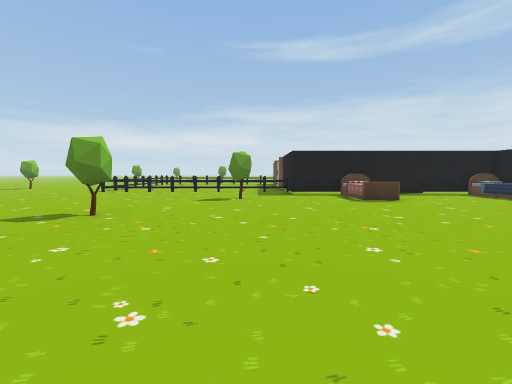
view 1 (above)

18 first-person views from a walk through a Unity game level. The camera is 1.5 m above the floor, tilts 4° down and sees 90° across. The floor is counted in squares, 2 m on a side. Each view is taken from the middle of a square. On the plan, view 1 faces up. The plan holds only what a view shows up to about 9 squares ahead; the rest is blank. The place goes on beyond the plan. Some surface patterns are stand-ins.

view 2
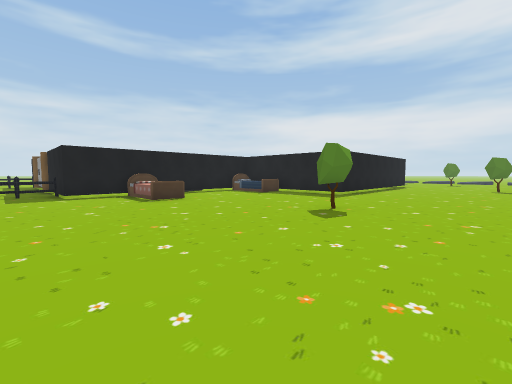

view 3
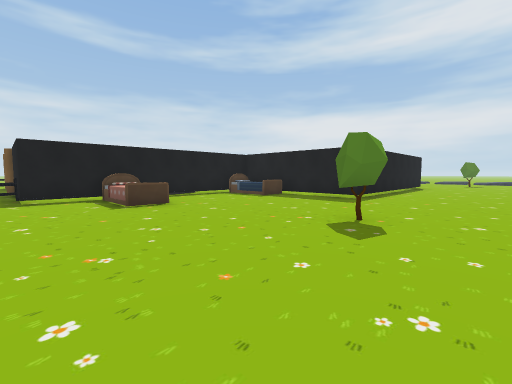

view 4
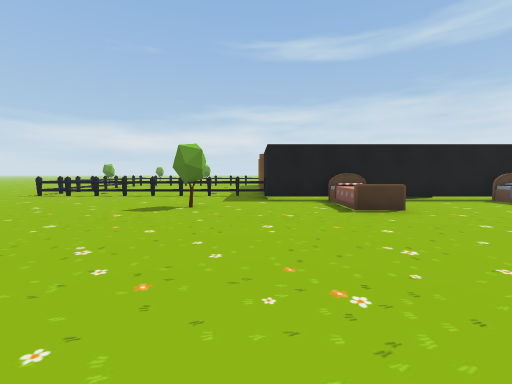

view 5
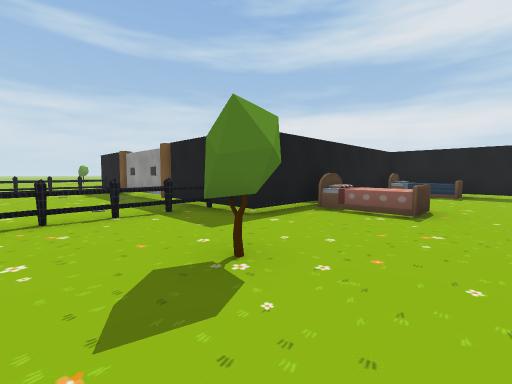

view 6
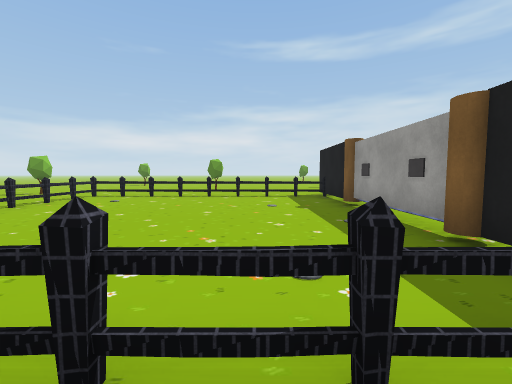

view 7
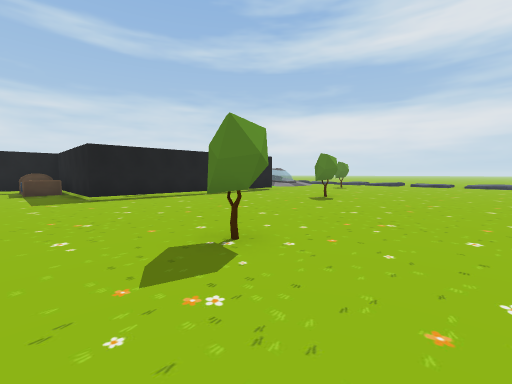

view 8
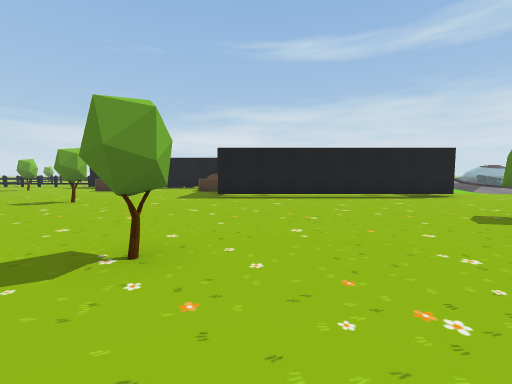

view 9
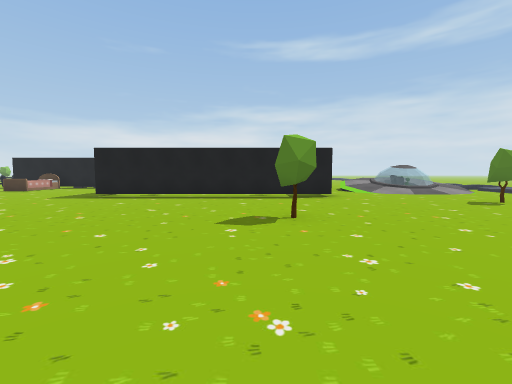

view 10
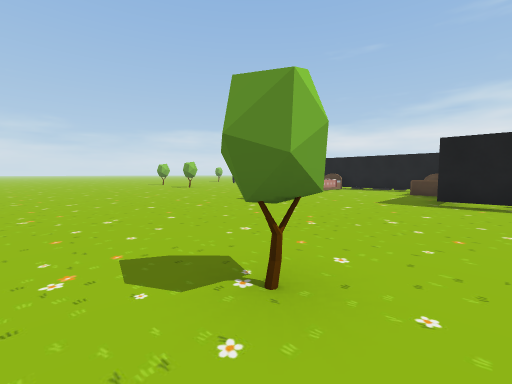

view 11
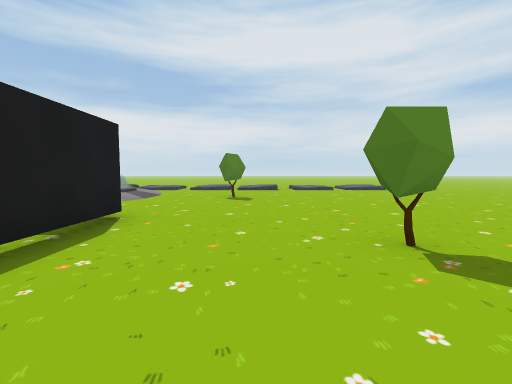

view 12
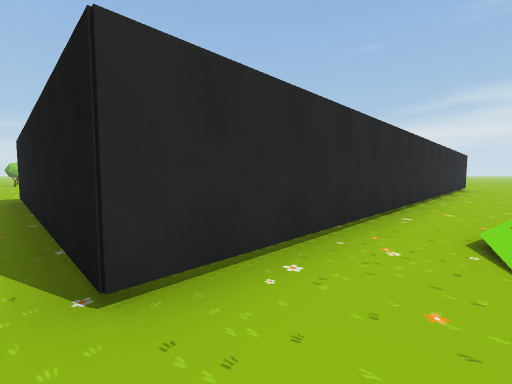

view 13
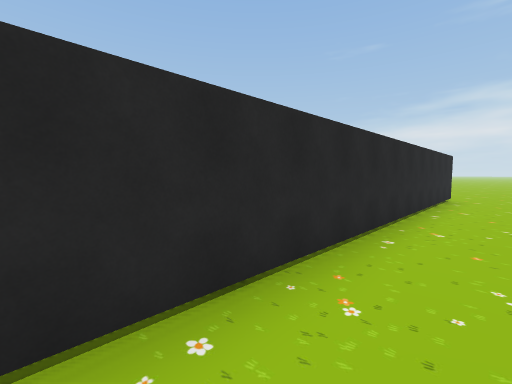

view 14
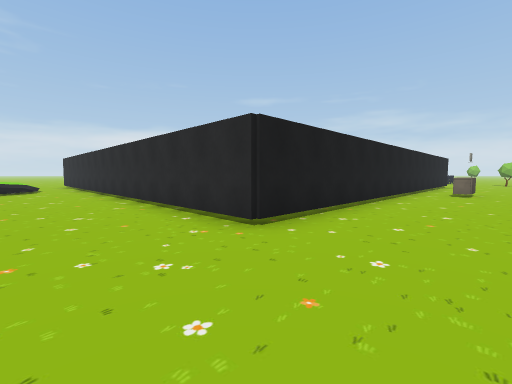

view 15
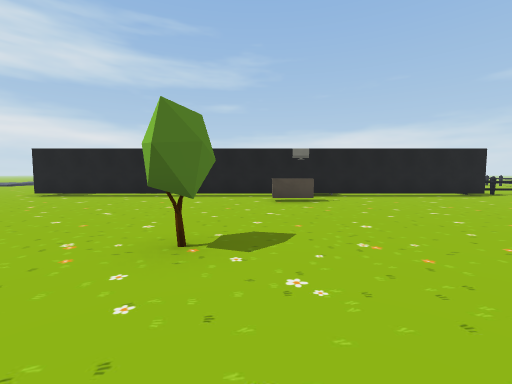

view 16
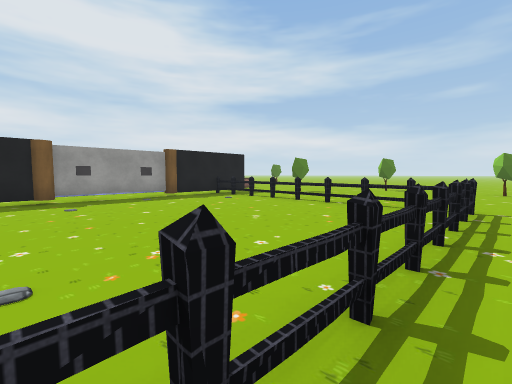

view 17
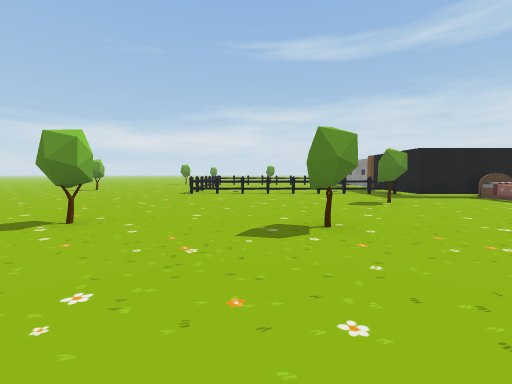

view 18
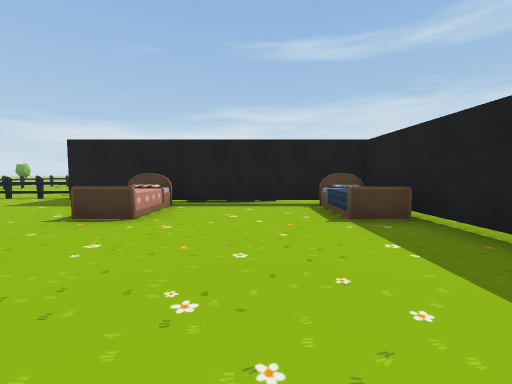

### Floor plan
Key: @ floor where view 1 was taken; # wall or solid block; . main floor; : floor 0.25 m higher than the main floor; / step, stairs or slope; = window, fence, low wall or low ledge; T thing the floor can be seen under or through; O other object.
Columns run from 7 left of view 1 to 19 right of it. Each row starts with its distance up from view 1.
 28                 .
 27                ...
 26               .....
 25              ....#..
 24             .........
 23            ...........
 22           .................
 21          ......O...........
 20         ...................
 19         .####OOO########...
 18 .#======#:             #...
 17 .#......#:             #...
 16 .#......OO:            #...
 15 .#......O::            #...
 14 .#......O:             #...
 13 .#......OO             #...
 12 .T......#:             #...
 11 .TTTTTTT#::            #...
 10 .........#:O OO:       #../
  9 ..........OO...O#      #.//
  8 .......#..OO...O#      #./
  7 ...............O#      #./
  6 ................#      #../
  5 #...#...........# =## ##...
  4 ...........................
  3  ...........#..............
  2   .........................
  1    .  .....................
  0        @..............#....
 -1        ....................
 -2       ..........#..........
 -3       .....................
 -4               .............

Where each view was taken, in squares from view 1:
view 1: 0 up, 0 right, facing up
view 2: 0 up, 0 right, facing up-right
view 3: 1 up, 1 right, facing up-right
view 4: 2 up, 1 right, facing up
view 5: 6 up, 2 left, facing up-right
view 6: 10 up, 1 left, facing up
view 7: 4 down, 7 right, facing up-right
view 8: 4 down, 10 right, facing up
view 9: 4 down, 14 right, facing up
view 10: 3 down, 10 right, facing up-left
view 11: 2 up, 12 right, facing right
view 12: 4 up, 18 right, facing up-left
view 13: 8 up, 18 right, facing up-left
view 14: 22 up, 19 right, facing down-left
view 15: 28 up, 9 right, facing down
view 16: 17 up, 7 left, facing down-right
view 17: 1 up, 4 left, facing up
view 18: 3 up, 6 right, facing up
